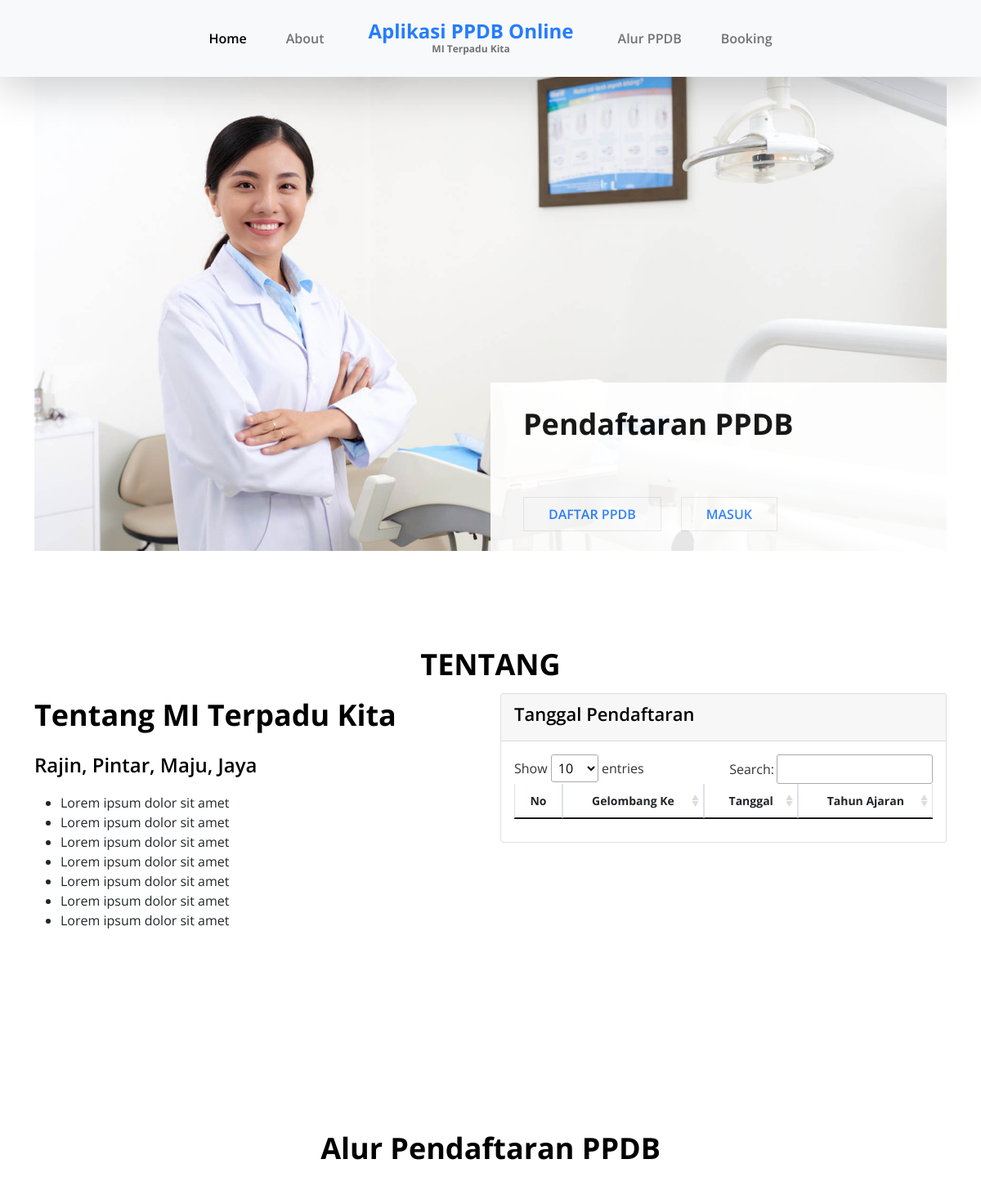
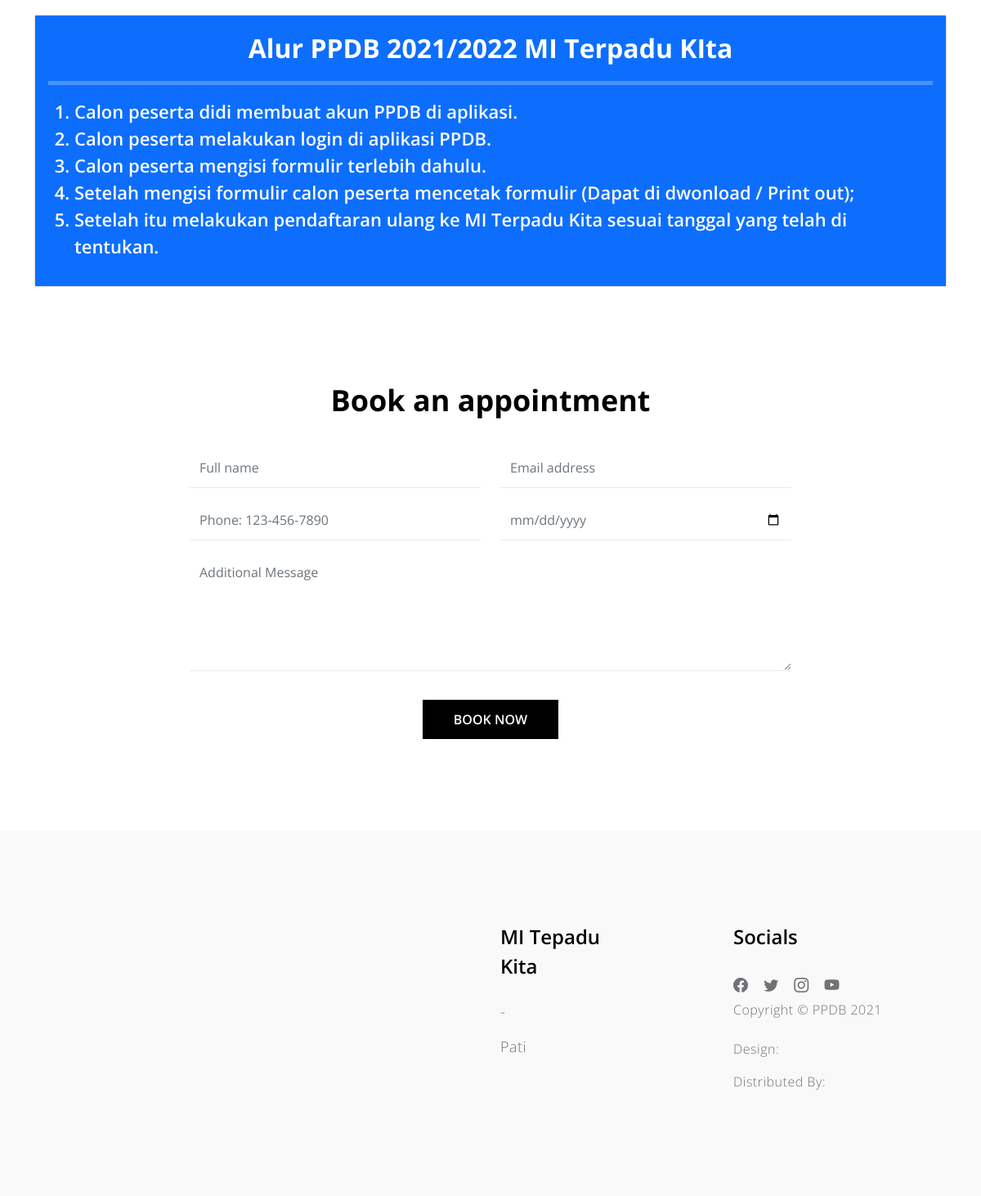
The page / on the database its author committed (2 pictures, top to bottom).
### tables this page shows
CREATE TABLE `tentang` (
  `id_tentang` int(11) NOT NULL,
  `judul` varchar(225) NOT NULL,
  `slogan` varchar(225) NOT NULL,
  `isi` text NOT NULL,
  `is_active` varchar(2) NOT NULL,
  `tgl_input` datetime NOT NULL,
  `tgl_update` datetime NOT NULL
);

CREATE TABLE `alur_ppdb` (
  `id_alur` int(11) NOT NULL,
  `judul` varchar(225) NOT NULL,
  `isi_alur` text NOT NULL,
  `is_active` varchar(2) NOT NULL,
  `tgl_input` datetime NOT NULL,
  `tgl_update` datetime NOT NULL
);

### application/controllers/Welcome.php (called while the page is built, shortened)
<?php
class Welcome extends CI_Controller
{
	public function __construct()
	{
		$this->load->library('form_validation');
		$this->load->helper('captcha');
		$this->load->model('M_welcome');
		$this->load->model('M_admin');
	}
	public function index()
	{
		$data = array(
			'title' => 'PPDB MI Terpadu Kita',
			'tahun' => $this->M_admin->getDGelombang(),
			'tentang' => $this->M_admin->getTentang(),
			'alur' => $this->M_admin->getAlur()
		);
		$this->load->view('landing/header/header.php', $data);
		$this->load->view('landing/main.php', $data);
		$this->load->view('landing/footer/footer.php');
	}
}

### index.php (called while the page is built, shortened)
<?php
require_once BASEPATH.'core/CodeIgniter.php';

### application/models/M_admin.php (called while the page is built, shortened)
<?php
class M_admin extends CI_Model
{
    public function getDGelombang()
    {
        $this->db->where('is_active_gel', 1);
        return $this->db->get('gelombang')->result();
    }
    public function GetTentang()
    {
        $this->db->where('is_active', 1);
        return $this->db->get('tentang')->result();;
    }
    public function getAlur()
    {
        $this->db->where('is_active', 1);
        return $this->db->get('alur_ppdb')->result();
    }
}

### application/views/landing/main.php (the view, shortened to what this page needs)
<section class="hero" id="hero">
    <div class="container">
        <div class="row">
            <div class="col-12">
                <div id="myCarousel" class="carousel slide carousel-fade" data-bs-ride="carousel">
                    <div class="carousel-inner">
                        <div class="carousel-item">
                            <img src="<?= base_url() ?>/assets/landing/images/slider/young-asian-female-dentist-white-coat-posing-clinic-equipment.jpg" class="img-fluid" alt="">
                        </div>
                    </div>
                </div>
                <div class="heroText d-flex flex-column justify-content-center" style="opacity: 0.90;">
                    <h2 class="mt-auto mb-2">
                        Pendaftaran PPDB
                    </h2>
                    <div class="heroLinks d-flex flex-wrap align-items-center">
                        <a class="custom-link me-4" href="<?= base_url('DaftarUser') ?>" data-hover="Daftar PPDB">Daftar PPDB</a>
                        <a class="custom-link me-4" href="<?= base_url('MasukUser') ?>" data-hover="Masuk">Masuk</a>
                    </div>
                </div>
            </div>
        </div>
    </div>
</section>
<section class="section-padding" id="about">
    <div class="container">
        <div class="row">
            <h2 style="text-align:center;">TENTANG</h2>
            <?php foreach ($tentang as $data) { ?>
                <div class="col-lg-6 col-md-6 col-12">
                    <h2 class="mb-lg-3 mb-3"><?php echo $data->judul ?></h2>
                    <h5><?php echo $data->slogan ?></h5>
                    <p><?php echo $data->isi ?></p>
                </div>
            <?php } ?>
            <div class="col-lg-6 col-md-5 col-12 mx-auto">
                <div class="card pe">
                    <div class="card-header">
                        <h6>Tanggal Pendaftaran</h6>
                    </div>
                    <div class="card-body">
                        <div class="table-responsive">
                            <table id="gelombangView" class="table table-striped table-bordered" style="width:100%">
                                <thead>
                                    <tr class="text-center">
                                        <th>No</th>
                                        <th>Gelombang Ke</th>
                                        <th>Tanggal</th>
                                        <th>Tahun Ajaran</th>
                                    </tr>
                                </thead>
                            </table>
                        </div>
                    </div>
                </div>
            </div>
        </div>
    </div>
</section>
<section class="section-padding pb-0" id="alur">
    <div class="container">
        <div class="row">
            <h2 class="text-center mb-lg-5 mb-4">Alur Pendaftaran PPDB</h2>
            <div class="container">
                <div class="row">
                    <div class="col-lg-12">
                        <div class="card">
                            <div class="card-body bg-primary">
                                <?php foreach ($alur as $a) { ?>
                                    <h3 style="color:white; font-weight:bold; text-align:center;"><?php echo $a->judul ?></h3>
                                    <hr style="background-color:white; height:5px;">
                                    <h6 style="color:white"><?php echo $a->isi_alur ?></h6>
                                <?php } ?>
                            </div>
                        </div>
                    </div>
                </div>
            </div>
        </div>
    </div>
</section>
<section class="section-padding" id="booking">
    <div class="container">
        <div class="row">
            <div class="col-lg-8 col-12 mx-auto">
                <div class="booking-form">
                    <h2 class="text-center mb-lg-3 mb-2">Book an appointment</h2>
                    <form role="form" action="#booking" method="post">
                        <div class="row">
                            <div class="col-lg-6 col-12">
                                <input type="text" name="name" id="name" class="form-control" placeholder="Full name" required>
                            </div>
                            <div class="col-lg-6 col-12">
                                <input type="email" name="email" id="email" pattern="[^ @]*@[^ @]*" class="form-control" placeholder="Email address" required>
                            </div>
                            <div class="col-lg-6 col-12">
                                <input type="telephone" name="phone" id="phone" pattern="[0-9]{3}-[0-9]{3}-[0-9]{4}" class="form-control" placeholder="Phone: 123-456-7890">
                            </div>
                            <div class="col-lg-6 col-12">
                                <input type="date" name="date" id="date" value="" class="form-control">
                            </div>
                            <div class="col-12">
                                <textarea class="form-control" rows="5" id="message" name="message" placeholder="Additional Message"></textarea>
                            </div>
                            <div class="col-lg-3 col-md-4 col-6 mx-auto">
                                <button type="submit" class="form-control" id="submit-button">Book Now</button>
                            </div>
                        </div>
                    </form>
                </div>
            </div>
        </div>
    </div>
</section>

### application/views/landing/header/header.php (shortened to what this page needs)
<!doctype html>
<html lang="en">
<head>
    <link href="<?= base_url() ?>/assets/landing/css/bootstrap.min.css" rel="stylesheet">
    <link href="<?= base_url() ?>/assets/landing/css/bootstrap-icons.css" rel="stylesheet">
    <link href="<?= base_url() ?>/assets/landing/css/owl.carousel.min.css" rel="stylesheet">
    <link href="<?= base_url() ?>/assets/landing/css/owl.theme.default.min.css" rel="stylesheet">
    <link href="<?= base_url() ?>/assets/landing/css/templatemo-medic-care.css" rel="stylesheet">
    <link rel="stylesheet" href="<?= base_url() ?>/assets/DataTables/datatables.css" rel="stylesheet">
    <link rel="stylesheet" href="<?= base_url() ?>/assets/DataTables/datatables.min.css" rel="stylesheet">
</head>
<body id="top">
    <main>
        <nav class="navbar navbar-expand-lg bg-light fixed-top shadow-lg">
            <div class="container">
                <div class="collapse navbar-collapse" id="navbarNav">
                    <ul class="navbar-nav mx-auto">
                        <li class="nav-item active">
                            <a class="nav-link" href="#hero">Home</a>
                        </li>
                        <li class="nav-item">
                            <a class="nav-link" href="#about">About</a>
                        </li>
                        <a class="navbar-brand d-none d-lg-block" href="index.html">
                            Aplikasi PPDB Online
                            <strong class="d-block">MI Terpadu Kita</strong>
                        </a>
                        <li class="nav-item">
                            <a class="nav-link" href="#alur">Alur PPDB</a>
                        </li>
                        <li class="nav-item">
                            <a class="nav-link" href="#booking">Booking</a>
                        </li>
                    </ul>
                </div>
            </div>
        </nav>

### application/views/landing/footer/footer.php (shortened to what this page needs)
</main>
<footer class="site-footer section-padding" id="contact">
    <div class="container">
        <div class="row">
            <div class="col-lg-5 me-auto col-12">
            </div>
            <div class="col-lg-2 col-md-6 col-12 my-4 my-lg-0">
                <h5 class="mb-lg-4 mb-3">MI Tepadu Kita</h5>
                <p><a href="">-</a>
                <p>
                <p>Pati</p>
            </div>
            <div class="col-lg-3 col-md-6 col-12 ms-auto">
                <h5 class="mb-lg-4 mb-2">Socials</h5>
                <ul class="social-icon">
                    <li><a href="#" class="social-icon-link bi-facebook"></a></li>
                    <li><a href="#" class="social-icon-link bi-twitter"></a></li>
                    <li><a href="#" class="social-icon-link bi-instagram"></a></li>
                    <li><a href="#" class="social-icon-link bi-youtube"></a></li>
                </ul>
                <div>
                    <p class="copyright-text">Copyright © PPDB 2021
                        <br><br>Design: <a href="" target="_parent"></a>
                    </p>
                    <p class="copyright-text">Distributed By: <a href="h" target="_parent"></a></p>
                </div>
            </div>
        </div>
</footer>
</body>
</html>

### assets/landing/css/templatemo-medic-care.css (style rules this page uses)
:root { --white-color: #FFFFFF; --primary-color: #247cff; --section-bg-color: #F9F9F9; --dark-color: #000000; --title-color: #565758; --p-color: #717275; --border-color: #eaeaea; --body-font-family: 'Open Sans', sans-serif; --h1-font-size: 48px; --h2-font-size: 36px; --h3-font-size: 32px; --h4-font-size: 28px; --h5-font-size: 24px; --h6-font-size: 22px; --p-font-size: 18px; --menu-font-size: 16px; --font-weight-light: 300; --font-weight-normal: 400; --font-weight-semibold: 600; --font-weight-bold: 700; }
body { background: var(--white-color); font-family: var(--body-font-family); position: relative; padding-top: 94px; }
h2, h3, h4, h5, h6 { color: var(--dark-color); line-height: inherit; }
h1, h2, h3, h4, h5, h6 { font-weight: var(--font-weight-semibold); }
h1, h2 { font-weight: var(--font-weight-bold); }
h2 { font-size: var(--h2-font-size); }
h3 { font-size: var(--h3-font-size); }
h5 { font-size: var(--h5-font-size); }
h6 { font-size: var(--h6-font-size); }
p { color: var(--p-color); font-size: var(--p-font-size); font-weight: var(--font-weight-light); letter-spacing: 0.5px; }
a, button { touch-action: manipulation; transition: all 0.3s; }
a { color: var(--p-color); text-decoration: none; }
.section-padding { padding-top: 7rem; padding-bottom: 7rem; }
.custom-link { display: inline-block; text-decoration: none; border: 1px solid var(--border-color); color: var(--primary-color); pointer-events: auto; font-weight: var(--font-weight-semibold); line-height: 40px; position: relative; padding: 0 30px; box-sizing: border-box; margin: 0; -webkit-user-select: none; -moz-user-select: none; -ms-user-select: none; user-select: none; overflow: hidden; border-radius: 0; text-transform: uppercase; }
.custom-link::before { content: attr(data-hover); background-color: var(--border-color); color: var(--primary-color); position: absolute; top: 100%; bottom: 0; left: 0; transition: all 300ms cubic-bezier(0.19, 1, 0.56, 1); right: 0; text-align: center; }
b, strong { font-weight: var(--font-weight-bold); }
.hero { padding-top: 0rem; }
.hero .container { position: relative; overflow: hidden; height: 580px; }
.heroText { background: var(--white-color); position: absolute; z-index: 2; bottom: 0; right: 0; padding: 1.5rem 2.5rem; width: 50%; }
.navbar { padding-top: 20px; padding-bottom: 20px; }
.navbar-brand { color: var(--primary-color); font-size: var(--h5-font-size); font-weight: var(--font-weight-bold); margin: 0 30px; padding: 0; text-align: center; }
.navbar-brand strong { color: var(--p-color); font-size: 12px; position: relative; bottom: 5px; }
.navbar-expand-lg .navbar-nav .nav-link { padding-right: 1.5rem; padding-left: 1.5rem; }
.navbar-nav .nav-link { color: var(--p-color); font-weight: var(--font-weight-semibold); font-size: var(--menu-font-size); padding-top: 15px; padding-bottom: 15px; }
.navbar-nav .nav-item.active .nav-link, .nav-link:focus, .nav-link:hover { color: var(--dark-color); }
.booking-form .form-control { background: transparent; border-radius: 0; border: 0; border-bottom: 1px solid var(--border-color); color: #6c757d; font-weight: var(--font-weight-normal); padding-top: 12px; padding-bottom: 12px; margin-top: 15px; transition: all 0.3s; }
.booking-form #submit-button { background: var(--dark-color); border-bottom: 0; font-weight: var(--font-weight-semibold); color: var(--white-color); text-transform: uppercase; margin-top: 35px; }
.site-footer { background: var(--section-bg-color); }
.copyright-text { font-size: var(--menu-font-size); }
.social-icon { margin: 0; padding: 0; }
.social-icon li { list-style: none; display: inline-block; vertical-align: top; transition: all 0.3s; }
.social-icon-link { font-size: var(--p-font-size); display: inline-block; vertical-align: top; margin-top: 4px; margin-bottom: 4px; margin-right: 15px; }

### application/views/landing/main.php (style rules this page uses)
tr { text-align: center; vertical-align: middle; }
th { font-size: 14px; }

### rows shown on the page
tentang: judul "Tentang MI Terpadu Kita", slogan "Rajin, Pintar, Maju, Jaya", isi "Lorem ipsum dolor sit amet Lorem ipsum dolor sit amet Lorem ipsum dolor sit amet Lorem ipsum dolor sit amet Lorem ipsum dolor sit amet Lorem ipsum dolor sit amet Lorem ipsum dolor sit amet"
alur_ppdb: judul "Alur PPDB 2021/2022 MI Terpadu KIta", isi_alur "Calon peserta didi membuat akun PPDB di aplikasi. Calon peserta melakukan login di aplikasi PPDB. Calon peserta mengisi formulir terlebih dahulu. Setelah mengisi formulir calon peserta mencetak formulir (Dapat di dwonload / Print out); Setelah itu melakukan pendaftaran ulang ke MI Terpadu Kita sesuai tanggal yang telah di tentukan."
